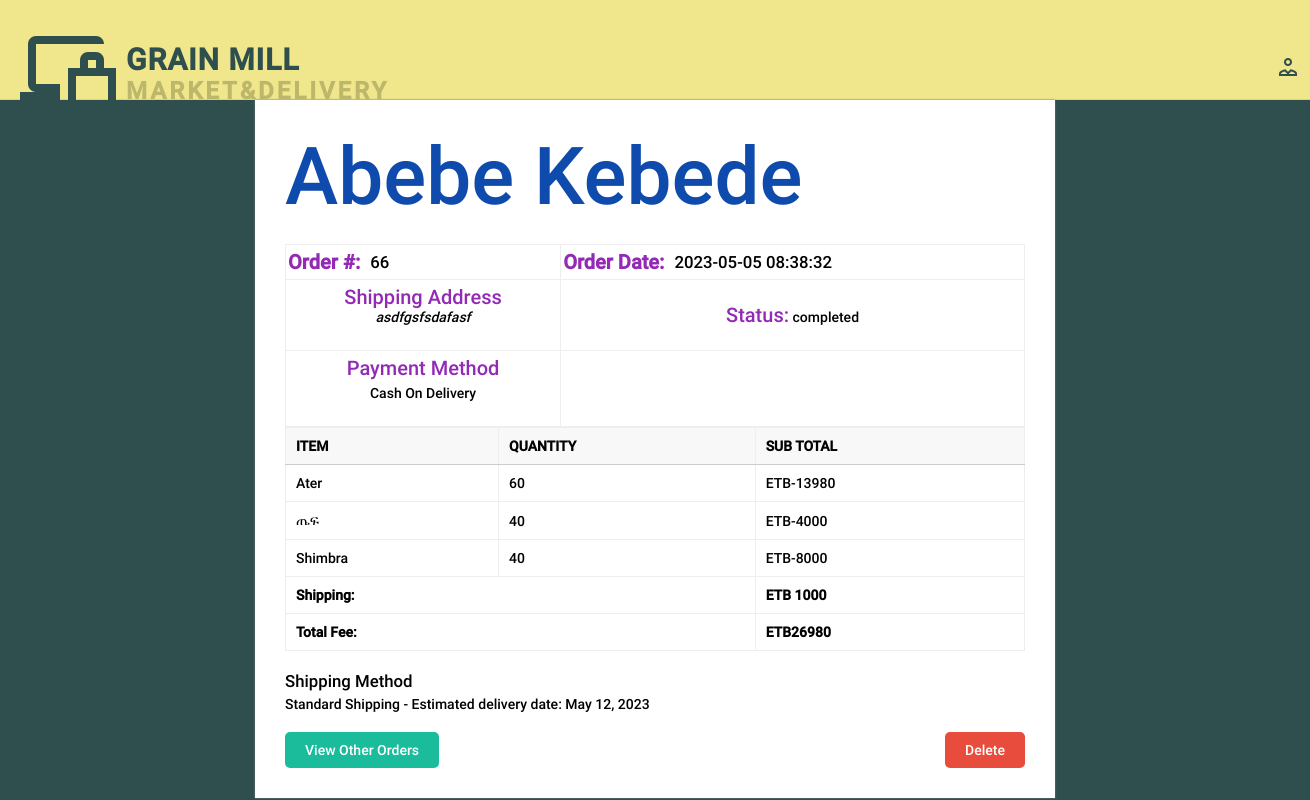
Page /admin/adFunctions/manageOrders.php?order_Id=66 (signed in) on the committed database.
### tables this page shows
CREATE TABLE `orders` (
  `ID` int(11) NOT NULL,
  `First_Name` varchar(30) NOT NULL,
  `Last_Name` varchar(30) NOT NULL,
  `city` varchar(30) NOT NULL,
  `address` varchar(50) NOT NULL,
  `Phone_Number` varchar(30) NOT NULL,
  `Email` varchar(50) NOT NULL,
  `NumOfItems` int(11) NOT NULL,
  `totalFee` int(20) NOT NULL,
  `Payment_method` varchar(30) NOT NULL,
  `note` varchar(300) NOT NULL,
  `orderDate` timestamp NOT NULL DEFAULT current_timestamp(),
  `update_time` int(11) NOT NULL DEFAULT current_timestamp(),
  `status` text NOT NULL DEFAULT '\'Pending\''
);

CREATE TABLE `order_details` (
  `orderID` int(100) NOT NULL,
  `Customer` varchar(30) NOT NULL,
  `products` varchar(200) NOT NULL,
  `Quantities` text NOT NULL,
  `subTotals` text NOT NULL,
  `creation_time` timestamp NOT NULL DEFAULT current_timestamp(),
  `update_time` timestamp NOT NULL DEFAULT current_timestamp()
);

### admin/adFunctions/manageOrders.php (the view, shortened to what this page needs)
<?php
require_once "../admin_commons/header.php";
include "DB_connector.php";
?>
    <!DOCTYPE html>
    <html lang="en">
<head>
    <link rel="stylesheet" type="text/css" href="../../CSS/orderDetails.css"/>
    <link rel="stylesheet" type="text/css" href="../css/astyle.css" />
</head>
    <body>
    <main>
        <?php
        $id = $_GET['order_Id'];
        $orderD = "SELECT * FROM orders
                JOIN order_details ON orders.ID=order_details.orderID
                WHERE orders.ID=$id";
        $orderD_Query = $DB_Connector->query($orderD);
        $orderFetch=mysqli_fetch_assoc($orderD_Query);
        ?>
        <h1 style="color: #0f4bac; font-size: 80px"><?php echo $orderFetch['First_Name']." ".$orderFetch['Last_Name']?></h1>
        <table>
            <tr>
                <div class="order-info">
                    <td> <div class="order-number">
                            <label style="color: #932ab6; font-size: 20px">Order #:</label>
                            <span><?php echo $orderFetch['ID']?></span>
                        </div> </td>
                    <td> <div class="order-date">
                            <label style="color: #932ab6; font-size: 20px">Order Date:</label>
                            <span><?php echo $orderFetch['orderDate']?></span>
                        </div> </td>
                </div>
            </tr>
            <tr>
                <td><div class="shipping-address">
                        <h2 style="color: #932ab6; font-size: 20px">Shipping Address</h2>
                        <address>
                            <?php
                            echo $orderFetch['address'];
                            ?>
                        </address>
                    </div> </td>
                <td><div class="status">
                        <label style="color: #932ab6; font-size: 20px">Status:</label>
                        <span><?php echo $orderFetch['status']?></span>
                    </div>  </td>
            </tr>
            <tr>
                <td><div class="payment-method">
                        <h2 style="color: #932ab6; font-size: 20px">Payment Method</h2>
                        <p><?php echo $orderFetch['Payment_method']?></p>
                    </div> </td>
            </tr>
        </table>
        <table class="order-summary">
            <thead>
            <tr>
                <th>Item</th>
                <th>Quantity</th>
                <th>sub Total</th>
            </tr>
            </thead>
            <?php
            $Items = explode(',', $orderFetch['products']);
            $subTotals = explode(',', $orderFetch['subTotals']);
            $quantities = explode(',', $orderFetch['Quantities']);
            ?>
            <tbody>
            <?php
            for ($i=0; $i<count($Items);$i++){ ?>
                <tr>
                    <td><?php echo $Items[$i]?></td>
                    <td><?php echo $quantities[$i]?></td>
                    <td>ETB-<?php echo $subTotals[$i]?></td>
                </tr>
            <?php  }
            ?>
            </tbody>
            <tfoot>
            <tr>
                <td colspan="2">Shipping:</td>
                <td>ETB 1000</td>
            </tr>
            <tr>
                <td colspan="2">Total Fee:</td>
                <td>ETB<?php echo $orderFetch['totalFee']?></td>
            </tr>
            </tfoot>
        </table>
        <div class="shipping-method">
            <h2>Shipping Method</h2>
            <p>Standard Shipping - Estimated delivery date: May 12, 2023</p>
        </div>
        <div class="actions">
            <a href="../adminPages/orders.php">View Other Orders</a>
            <?php
            if ($orderFetch['status']!=='completed'){ ?>
            <a href="manageOrders.php?completingID=<?php echo $orderFetch['ID']?>">Complete</a>
            <?php } else{ ?>
                <button class="delete-btn" onclick="showConfirmation(this)">Delete</button>
           <?php } ?>
        </div>
    </main>
    </body>
    </html>

### admin/css/astyle.css (style rules this page uses)
:root { --khaki: #F0E68C; --khakiDark: #BDB76B; --darkStaleGray: #2F4F4F; --white: #FFFFFF; }
* { padding: 0; margin: 0; font-family: Roboto; font-size: 14px; font-weight: normal; box-sizing: border-box; }
body { width: 100%; height: 100vh; background-color: var(--darkStaleGray); }
main { background-color: var(--white); padding: 30px; box-shadow: 0 0 2px #808080; }
main table { width: 100%; border: 1px solid #eee; border-collapse: collapse; }
main table th { text-transform: uppercase; }
main table td, main table th { border: 1px solid #eee; text-align: center; padding: 5px 2px; }

### CSS/orderDetails.css (style rules this page uses)
body { background-color: #f2f2f2; }
h1, h2, h3 { margin: 0; }
main { max-width: 800px; margin: 0 auto; padding: 20px; background-color: #fff; box-shadow: 0 0 10px rgba(0, 0, 0, 0.1); }
.order-info { display: flex; justify-content: space-between; align-items: center; margin-bottom: 20px; }
.order-number, .order-date { display: flex; align-items: center; }
.order-number label, .order-date label { font-weight: bold; margin-right: 10px; }
.order-number span, .order-date span { font-size: 1.2rem; }
.shipping-address, .billing-address { margin-bottom: 20px; }
.payment-method { margin-bottom: 20px; }
.payment-method h2 { font-size: 1.2rem; margin-bottom: 5px; }
.order-summary { width: 100%; border-collapse: collapse; margin-bottom: 20px; }
.order-summary th, .order-summary td { padding: 10px; text-align: left; }
.order-summary th { font-weight: bold; background-color: #f8f8f8; border-bottom: 1px solid #ccc; }
.order-summary td { border-bottom: 1px solid #eee; }
.order-summary tfoot td { font-weight: bold; border-top: 1px solid #ccc; }
.shipping-method { margin-bottom: 20px; }
.shipping-method h2 { font-size: 1.2rem; margin-bottom: 5px; }
.actions { display: flex; justify-content: space-between; align-items: center; margin-top: 20px; }
.actions a { display: inline-block; padding: 10px 20px; background-color: #1abc9c; color: #fff; text-decoration: none; border-radius: 5px; transition: background-color 0.3s; }
.actions button { padding: 10px 20px; background-color: #e74c3c; color: #fff; border: none; border-radius: 5px; cursor: pointer; transition: background-color 0.3s; }

### admin/adFunctions/manageOrders.php (style rules this page uses)
.confirm-btn, .cancel-btn, .delete-btn { border: none; padding: 5px 10px; cursor: pointer; transition: background-color 0.3s ease; }
.delete-btn { background-color: #dc3545; color: #ffffff; }

### rows in the picture
orders: First_Name "Abebe", Last_Name "Kebede", ID "66", orderDate "2023-05-05 08:38:32", address "asdfgsfsdafasf", status "completed", Payment_method "Cash On Delivery", order_details.products "Ater", order_details.Quantities "60", order_details.subTotals "13980", order_details.products "ጤፍ", order_details.Quantities "40", order_details.subTotals "4000", order_details.products "Shimbra", order_details.subTotals "8000", totalFee "26980"
